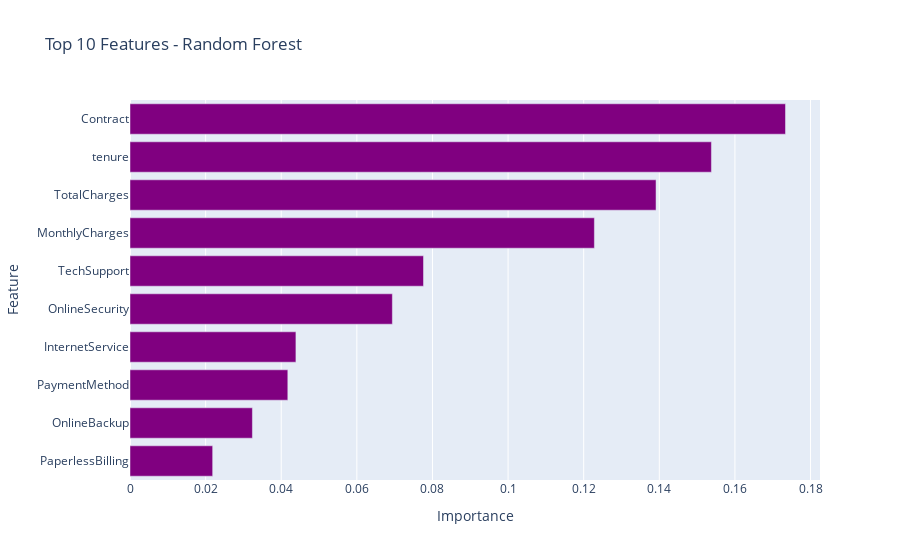
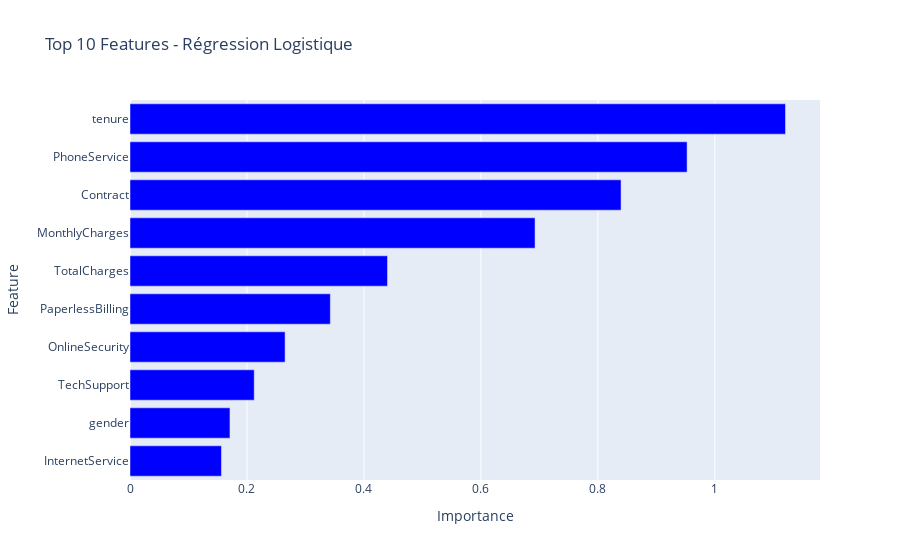
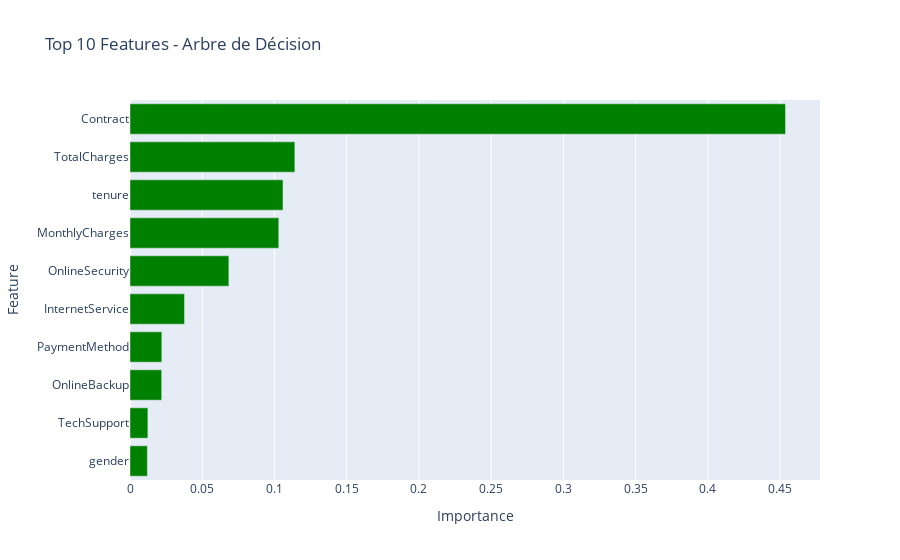

Notebook source saved alongside these figures, in order:
### Markdown cell above
# Analyse des Features

### Code cell
def analyze_features(model_name="Random Forest"):
    # Créer et entraîner le modèle choisi
    if model_name == "Random Forest":
        model = RandomForestClassifier(
            n_estimators=100, max_depth=10, min_samples_split=5,
            min_samples_leaf=2, random_state=42, class_weight='balanced', n_jobs=-1
        )
        color = 'purple'
    elif model_name == "Régression Logistique":
        model = LogisticRegression(
            random_state=42, max_iter=1000, class_weight='balanced', C=1.0
        )
        color = 'blue'
    else:  # Arbre de Décision
        model = DecisionTreeClassifier(
            max_depth=10, min_samples_split=20, min_samples_leaf=10,
            random_state=42, class_weight='balanced'
        )
        color = 'green'
    
    model.fit(X_train, y_train)
    
    # Calculer l'importance des features
    if model_name == "Régression Logistique":
        importances = np.abs(model.coef_[0])
    else:
        importances = model.feature_importances_
    
    # Créer le DataFrame d'importance
    feature_importance = pd.DataFrame({
        'Feature': X_train.columns,
        'Importance': importances
    }).sort_values('Importance', ascending=False).head(10)
    
    # Graphique d'importance
    fig = px.bar(
        feature_importance, 
        x='Importance', 
        y='Feature',
        orientation='h',
        title=f"Top 10 Features - {model_name}",
        color_discrete_sequence=[color]
    )
    fig.update_layout(yaxis={'categoryorder':'total ascending'})
    fig.show()
    
    return feature_importance

# Analyser chaque modèle
for model_name in ["Random Forest", "Régression Logistique", "Arbre de Décision"]:
    print(f"\nAnalyse des features pour {model_name}:")
    importance_df = analyze_features(model_name)
    display(importance_df)

### Figure 1 — Plotly figure (JSON) as saved in the notebook; plotly's stock layout.template omitted (floating-point values rounded to 4 significant figures)
{"data": [{"alignmentgroup": "True", "hovertemplate": "Importance=%{x}<br>Feature=%{y}<extra></extra>", "legendgroup": "", "marker": {"color": "purple", "pattern": {"shape": ""}}, "name": "", "offsetgroup": "", "orientation": "h", "showlegend": false, "textposition": "auto", "type": "bar", "x": [0.1734, 0.1538, 0.1391, 0.1228, 0.07763, 0.06939, 0.04389, 0.04174, 0.03238, 0.02187], "xaxis": "x", "y": ["Contract", "tenure", "TotalCharges", "MonthlyCharges", "TechSupport", "OnlineSecurity", "InternetService", "PaymentMethod", "OnlineBackup", "PaperlessBilling"], "yaxis": "y"}], "layout": {"barmode": "relative", "legend": {"tracegroupgap": 0}, "title": {"text": "Top 10 Features - Random Forest"}, "xaxis": {"anchor": "y", "domain": [0, 1], "title": {"text": "Importance"}}, "yaxis": {"anchor": "x", "categoryorder": "total ascending", "domain": [0, 1], "title": {"text": "Feature"}}}}

### Figure 2 — Plotly figure (JSON) as saved in the notebook; plotly's stock layout.template omitted (floating-point values rounded to 4 significant figures)
{"data": [{"alignmentgroup": "True", "hovertemplate": "Importance=%{x}<br>Feature=%{y}<extra></extra>", "legendgroup": "", "marker": {"color": "blue", "pattern": {"shape": ""}}, "name": "", "offsetgroup": "", "orientation": "h", "showlegend": false, "textposition": "auto", "type": "bar", "x": [1.121, 0.9525, 0.8396, 0.6926, 0.4403, 0.3425, 0.2652, 0.2124, 0.1709, 0.1564], "xaxis": "x", "y": ["tenure", "PhoneService", "Contract", "MonthlyCharges", "TotalCharges", "PaperlessBilling", "OnlineSecurity", "TechSupport", "gender", "InternetService"], "yaxis": "y"}], "layout": {"barmode": "relative", "legend": {"tracegroupgap": 0}, "title": {"text": "Top 10 Features - Régression Logistique"}, "xaxis": {"anchor": "y", "domain": [0, 1], "title": {"text": "Importance"}}, "yaxis": {"anchor": "x", "categoryorder": "total ascending", "domain": [0, 1], "title": {"text": "Feature"}}}}

### Figure 3 — Plotly figure (JSON) as saved in the notebook; plotly's stock layout.template omitted (floating-point values rounded to 4 significant figures)
{"data": [{"alignmentgroup": "True", "hovertemplate": "Importance=%{x}<br>Feature=%{y}<extra></extra>", "legendgroup": "", "marker": {"color": "green", "pattern": {"shape": ""}}, "name": "", "offsetgroup": "", "orientation": "h", "showlegend": false, "textposition": "auto", "type": "bar", "x": [0.4538, 0.1141, 0.1059, 0.103, 0.06844, 0.03776, 0.02204, 0.02194, 0.01238, 0.01202], "xaxis": "x", "y": ["Contract", "TotalCharges", "tenure", "MonthlyCharges", "OnlineSecurity", "InternetService", "PaymentMethod", "OnlineBackup", "TechSupport", "gender"], "yaxis": "y"}], "layout": {"barmode": "relative", "legend": {"tracegroupgap": 0}, "title": {"text": "Top 10 Features - Arbre de Décision"}, "xaxis": {"anchor": "y", "domain": [0, 1], "title": {"text": "Importance"}}, "yaxis": {"anchor": "x", "categoryorder": "total ascending", "domain": [0, 1], "title": {"text": "Feature"}}}}
